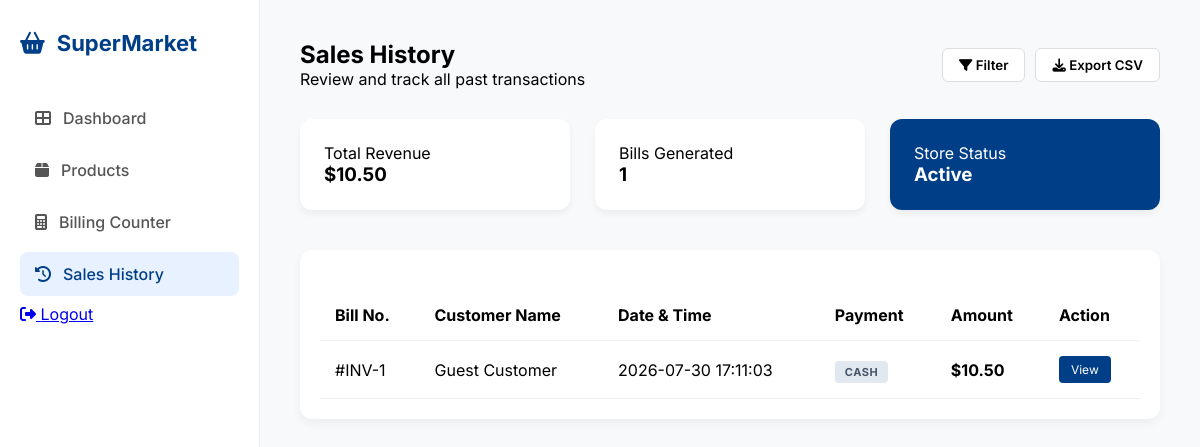
Before: /history (signed in) with the older database file.
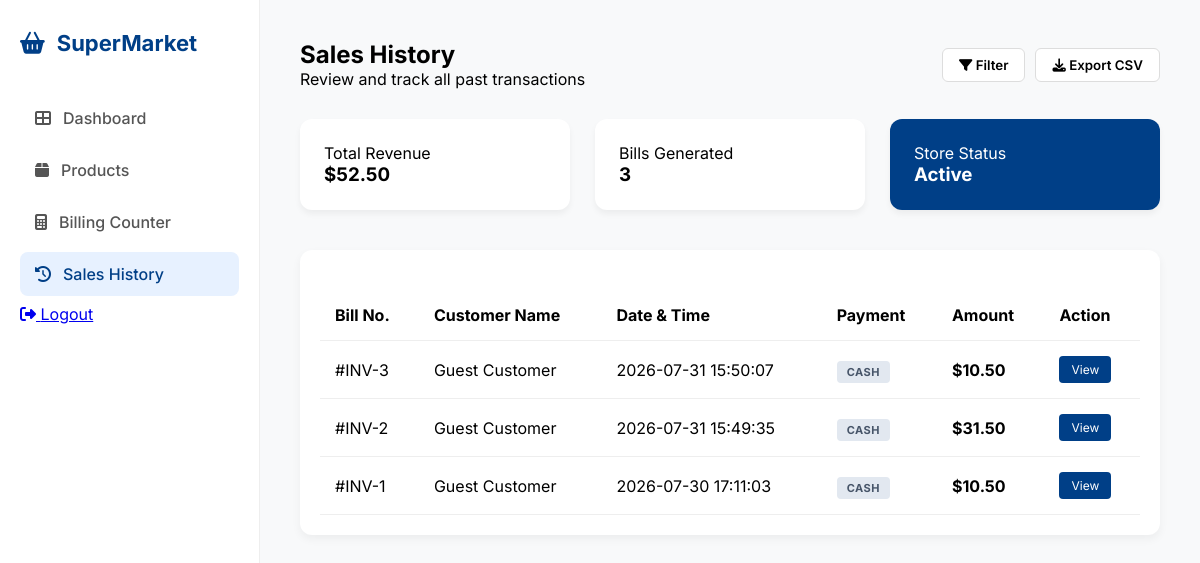
After: the same page with the newer database file.
### tables this page shows
CREATE TABLE sales (
            id INTEGER PRIMARY KEY AUTOINCREMENT,
            customer_name TEXT,
            total_amount REAL,
            date_time DATETIME DEFAULT CURRENT_TIMESTAMP
        );

### app.py (the view)
@app.route('/history')
def history():
    if 'user' not in session:
        return redirect(url_for('login'))
    conn = get_db_connection()
    all_sales = conn.execute('SELECT * FROM sales ORDER BY id DESC').fetchall()
    total_revenue = 0
    for sale in all_sales:
        total_revenue += sale['total_amount']
    bill_count = len(all_sales)
    conn.close()
    return render_template('history.html', sales=all_sales, total=total_revenue, count=bill_count)

### app.py (called while the page is built)
def get_db_connection():
    conn = sqlite3.connect('supermarket.db')
    conn.row_factory = sqlite3.Row
    return conn

### templates/history.html (shortened to what this page needs)
<!DOCTYPE html>
<html lang="en">
<head>
    <link rel="stylesheet" href="https://cdnjs.cloudflare.com/ajax/libs/font-awesome/6.4.0/css/all.min.css">
    <link rel="stylesheet" href="{{ url_for('static', filename='style.css') }}">
</head>
<body class="dashboard-page">
    <div class="dashboard-wrapper">
        <aside class="sidebar">
            <div class="sidebar-brand">
                <i class="fas fa-shopping-basket"></i>
                <span>SuperMarket</span>
            </div>
            <nav class="nav-links">
                <a href="/dashboard" class="nav-item"><i class="fas fa-th-large"></i> Dashboard</a>
                <a href="/products" class="nav-item"><i class="fas fa-box"></i> Products</a>
                <a href="/billing" class="nav-item"><i class="fas fa-calculator"></i> Billing Counter</a>
                <a href="/history" class="nav-item active"><i class="fas fa-history"></i> Sales History</a>
            </nav>
            <div class="sidebar-footer">
                <a href="/logout"><i class="fas fa-sign-out-alt"></i> Logout</a>
            </div>
        </aside>
        <main class="main-content">
            <header class="top-header">
                <div class="header-info">
                    <h2>Sales History</h2>
                    <p>Review and track all past transactions</p>
                </div>
                <div class="header-buttons">
                    <button class="btn-outline"><i class="fas fa-filter"></i> Filter</button>
                    <button class="btn-outline"><i class="fas fa-download"></i> Export CSV</button>
                </div>
            </header>
            <div class="stats-grid">
    <div class="stat-card">
        <p>Total Revenue</p>
        <h3>${{ "%.2f"|format(total) }}</h3>
    </div>
    <div class="stat-card">
        <p>Bills Generated</p>
        <h3>{{ count }}</h3>
    </div>
    <div class="stat-card blue-card">
        <p>Store Status</p>
        <h3>Active</h3>
    </div>
</div>
            <div class="history-table-card">
                <table class="data-table">
                    <thead>
                        <tr>
                            <th>Bill No.</th>
                            <th>Customer Name</th>
                            <th>Date & Time</th>
                            <th>Payment</th>
                            <th>Amount</th>
                            <th>Action</th>
                        </tr>
                    </thead>
                    <tbody>
    {% for sale in sales %}
    <tr>
        <td>#INV-{{ sale['id'] }}</td>
        <td>{{ sale['customer_name'] }}</td>
        <td>{{ sale['date_time'] }}</td>
        <td><span class="pay-badge cash">CASH</span></td>
        <td><strong>${{ "%.2f"|format(sale['total_amount']) }}</strong></td>
        <td><button class="btn-view-small">View</button></td>
    </tr>
    {% endfor %}
</tbody>
                </table>
            </div>
        </main>
    </div>
</body>
</html>

### static/style.css (style rules this page uses)
:root { --primary: #003f87; --bg: #fbf9f8; --white: #ffffff; --text: #1b1c1c; --text-muted: #64748b; --border: #e2e8f0; }
* { margin: 0; padding: 0; box-sizing: border-box; font-family: 'Inter', sans-serif; }
.dashboard-wrapper { display: flex; min-height: 100vh; background-color: #f8f9fa; }
.sidebar { width: 260px; background: white; border-right: 1px solid #eee; display: flex; flex-direction: column; padding: 30px 20px; }
.sidebar-brand { display: flex; align-items: center; gap: 12px; font-size: 22px; font-weight: 700; color: #003f87; margin-bottom: 40px; }
.nav-item { display: flex; align-items: center; gap: 12px; padding: 12px 15px; color: #555; text-decoration: none; margin-bottom: 8px; border-radius: 8px; font-weight: 500; }
.nav-item.active { background: #e7f1ff; color: #003f87; }
.main-content { flex: 1; padding: 40px; }
.top-header { display: flex; justify-content: space-between; align-items: center; margin-bottom: 30px; }
.stats-grid { display: grid; grid-template-columns: repeat(3, 1fr); gap: 25px; margin-bottom: 40px; }
.stat-card { background: white; padding: 24px; border-radius: 12px; box-shadow: 0 4px 6px rgba(0,0,0,0.05); }
.blue-card { background: #003f87; color: white; }
.data-table { width: 100%; border-collapse: collapse; margin-top: 20px; }
.data-table th, .data-table td { padding: 15px; text-align: left; border-bottom: 1px solid #eee; }
.history-table-card { background: white; padding: 20px; border-radius: 12px; box-shadow: 0 4px 10px rgba(0,0,0,0.05); margin-top: 20px; }
.pay-badge { padding: 4px 10px; border-radius: 4px; font-size: 11px; font-weight: 700; letter-spacing: 0.5px; }
.pay-badge.cash { background: #e2e8f0; color: #475569; }
.btn-outline { background: white; border: 1px solid #ddd; padding: 8px 16px; border-radius: 6px; cursor: pointer; font-weight: 600; margin-left: 10px; }
.btn-view-small { background: #003f87; color: white; border: none; padding: 6px 12px; border-radius: 4px; font-size: 12px; cursor: pointer; }
.header-buttons { display: flex; align-items: center; }

Changed rows visible on the page:
added sales: id "3", customer_name "Guest Customer", date_time "2026-07-31 15:50:07", total_amount "10.50"
added sales: id "2", customer_name "Guest Customer", date_time "2026-07-31 15:49:35", total_amount "31.50"
Other visible differences:
{{ "%.2f"|format(total) }}: "10.50" → "52.50"
{{ count }}: "1" → "3"
